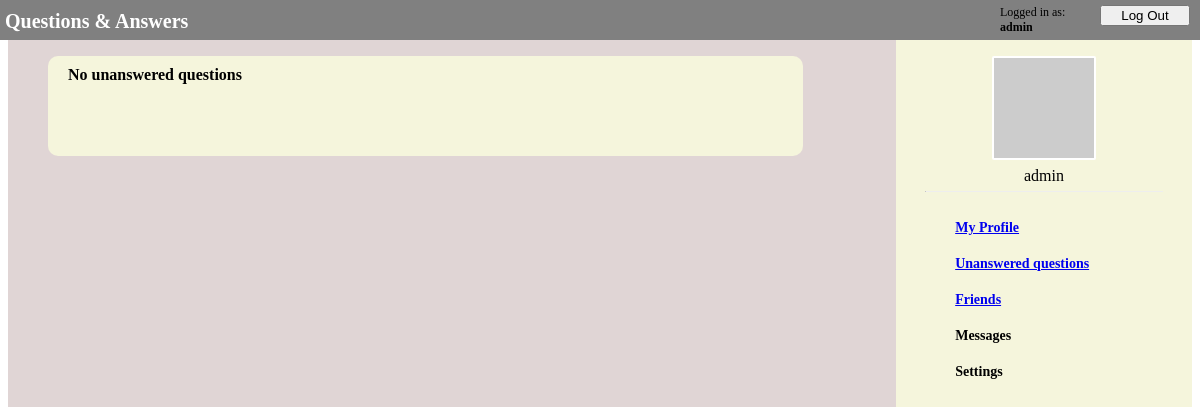
The app's page /ask/unanswered (signed in), older data.
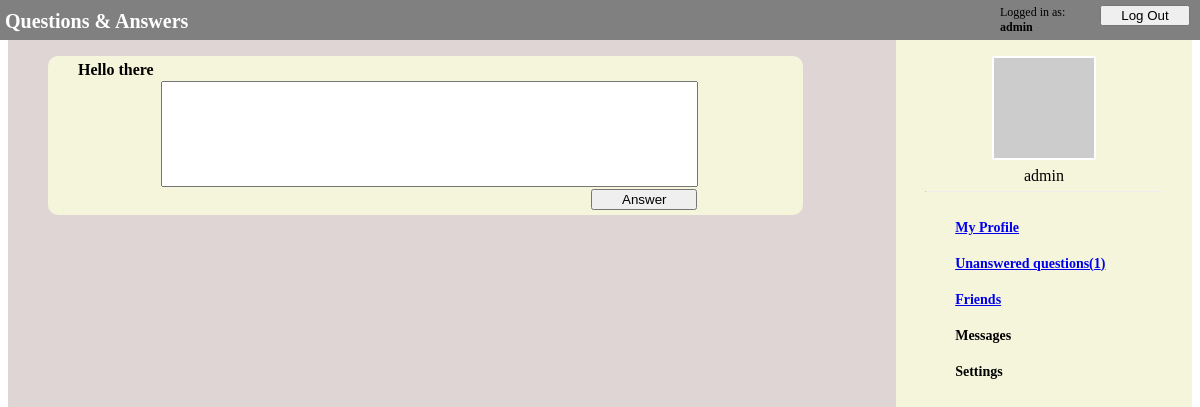
The same page, newer data.
### ask/models.py (models this page shows)
class QuestionModel(models.Model):
    owner = models.ForeignKey(
        UserModel, on_delete=models.CASCADE, related_name="questions_owner")
    asked_by = models.ForeignKey(
        UserModel, on_delete=models.PROTECT, related_name="questions_asked")
    content = models.CharField(max_length=1000)
    date = models.DateTimeField(auto_now_add=True)
    answer = models.OneToOneField(
        AnswerModel, null=True, on_delete=models.CASCADE)

### ask/views.py (the view, shortened to what this page needs)
# urls.py: path('unanswered', views.UnansweredView.as_view(), name='unanswered'),
class UnansweredView(FormView, QuestionsMixIn):
    form_class = AnswerForm
    def get(self, request):
        try:
            user = UserModel.objects.filter(
                pk=request.session['_auth_user_id'])[0]
        except KeyError:
            return HttpResponseRedirect(reverse('ask:login'))
        context = self.get_context(user)
        return render(request, 'ask/unanswered.html', context=context)
    @QuestionsMixIn.add_num_unanswered_to_context
    def get_context(self, user):
        unanswered_questions = self.unanswered_questions(user)
        unanswered_questions = unanswered_questions.order_by('date')[::-1]
        context = {'unanswered_questions': unanswered_questions}
        return context

### ask/views.py (called while the page is built)
    @staticmethod
    def add_num_unanswered_to_context(func, *args, **kwargs):
        def context_with_unanswered(self, *args, **kwargs):
            context = func(self, *args, **kwargs)
            user_id = args[0]
            context["num_unanswered"] = self.get_num_unanswered(user_id)
            return context
        return context_with_unanswered

    def get_num_unanswered(self, user_id):
        if type(user_id) == int:
            user = UserModel.objects.get(pk=user_id)
        elif type(user_id) == str:
            user = UserModel.objects.get(pk=user_id)
        else:
            user = user_id
        unanswered_questions = self.unanswered_questions(user)
        return len(unanswered_questions)

    def unanswered_questions(self, user):
        unanswered_questions = QuestionModel.objects.filter(
            owner=user).filter(answer=None)
        return unanswered_questions

### ask/templates/ask/unanswered.html (shortened to what this page needs)
{% extends "ask/navigation_bar.html" %}
{% load static %}
{%block styles %}
<link rel="stylesheet" type="text/css" href="{% static 'ask/navigation_bar.css' %}">
<link rel="stylesheet" type="text/css" href="{% static 'ask/questions.css' %}">
<link rel="stylesheet" type="text/css" href="{% static 'ask/unanswered.css' %}">
{% endblock styles %}
{% block content %}
<div class="questions">
    {% if unanswered_questions %}
    {% for question in unanswered_questions %}
    <div class="question_block">
        <p class="question">{{ question.content }}</p>
        <form method="POST" action="{% url 'ask:unanswered' %}">
            <input type="text" class="answer_textbox" name="answer_content" required>
            <input type="submit" class="answer_submit" value="Answer">
        </form>
    </div>
    {% endfor %}
    {% else %}
    <div class="question_block">
        <p class="no_unanswered">No unanswered questions</p>
    </div>
    {% endif %}
</div>
{% endblock content %}

### ask/templates/ask/navigation_bar.html (shortened to what this page needs)
{% extends "ask/login_bar.html" %}
{% load static %}
{% block nav %}
<nav>
    <div class="nav_avatar_position">
        <img src="https://via.placeholder.com/100" class="nav_avatar">
        <p class="nav_username">{{request.session.username}}</p>
        <hr class="nav_line">
    </div>
    <a href="{% url 'ask:profile' %}">My Profile</a>
    {% if num_unanswered > 0 %}
    <a href="{% url 'ask:unanswered' %}">Unanswered questions({{num_unanswered}})</a>
    {% else %}
    <a href="{% url 'ask:unanswered' %}">Unanswered questions</a>
    {% endif %}
    <a href="{% url 'ask:friends' %}">Friends</a>
    <a>Messages</a>
    <a>Settings</a>
</nav>
{% endblock nav %}

Row changes from the older to the newer data that the page shows:
added QuestionModel: content "Hello there"
Text that changed along with them:
{{ num_unanswered }}: (not shown) → "1"
text no longer shown: "No unanswered questions Unanswered questions"
text now shown: "Unanswered questions( )"
